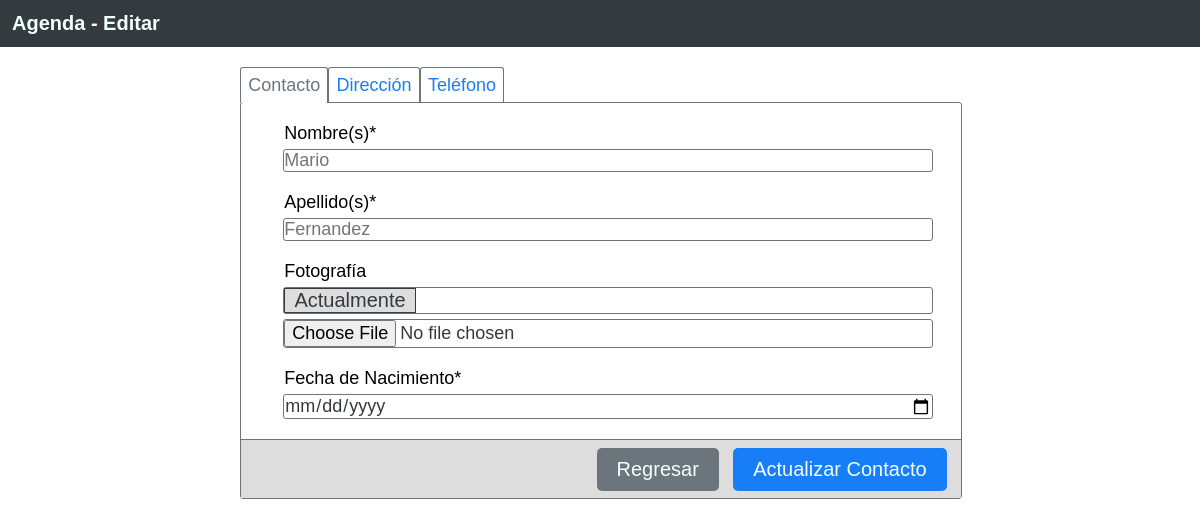
Page /contacto/editar/1/ on the earlier database version.
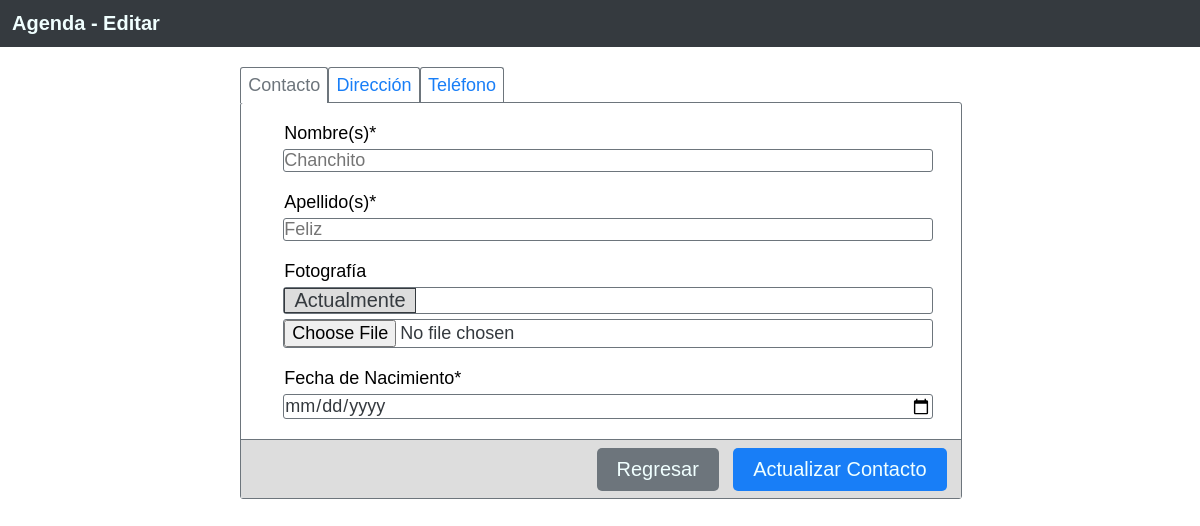
Same page on the later database version.
### contactos/models.py (models this page shows)
class Contact(models.Model):
    name = models.CharField(max_length=60)
    lastname = models.CharField(max_length=120)
    photo = models.ImageField(default='null')
    birthday = models.DateField()
    updated_at = models.DateTimeField(auto_now_add=True)

### contactos/views.py (the view, shortened to what this page needs)
# urls.py: path('contacto/editar/<int:id>/', contactos.views.edit_contact, name="edit_contact"),
def edit_contact(request, id):
    contact_id = Contact.objects.get(pk=id)
    contact_id.name
    contact_id.lastname
    contact_id.photo
    contact_id.birthday
    primary_key = contact_id.id
    update = contact_id.updated_at
    try:
        Phones_list = Phone.objects.filter(contact_id=contact_id)
    except Phone.DoesNotExist:
        Phones_list = None
    return render(request, 'editcontact.html',
                {'savedname' : contact_id.name,
                'lastname' : contact_id.lastname,
                'update' : update,
                'contact_id' : primary_key,
                'state_select' : state_select,
                'phoneform' : phoneform,
                'Phone_list' : Phones_list
                })

### contactos/forms.py
class states_options(forms.Form):
    options = all_states()
    states = forms.TypedChoiceField(
        label='Estado*',
        choices=options,
    )

### contactos/templates/editcontact.html (shortened to what this page needs)
{% extends 'layout.html' %}
{% block title %}
Agenda - Editar
{% endblock %}
{% block content %}
<nav class="tabs-menu" id="tabs-menu">
    <li class="tab-text  active">Contacto</li>
    <li class="tab-text">Dirección</li>
    <li class="tab-text">Teléfono</li>
</nav>
<div class="panel-form">
    <form name="ContactForm" action="/contacto/editar/nombre/{{contact_id}}/" class="form-contact active tab" method="POST">{% csrf_token %}
        <label class="text-form" for="name">Nombre(s)*</label>
        <input type="text" name="name" placeholder="{{ savedname }}">
        <label class="text-form" for="lastname">Apellido(s)*</label>
        <input type="text" name="lastname" placeholder="{{ lastname }}">
        <label class="text-form" for="photo">Fotografía</label>
        <div class="div-form">
            <p class="info">Actualmente</p>
        </div>
        <input type="file" name="photo" placeholder="--">
        <label class="text-form" for="birthday">Fecha de Nacimiento*</label>
        <input type="date" name="birthday">
        <div class="button-panel">
            <button class="back" id="cancel-create"><a href="/inicio">Regresar</a></button>
            <button class="done" id="create-contact" type="submit" value="save">Actualizar Contacto</button>
        </div>
    </form>
</div>
{% endblock %}

### contactos/templates/layout.html (shortened to what this page needs)
{% load static %}
<!DOCTYPE html>
<html lang="es">
<head>
</head>
<body>
    <header class="header-conteiner">
        <h2 class="head">{% block title %} {% endblock %}</h2>
    </header>
    <div class="content-conteiner">
        {% block content %}
        {% endblock %}
    </div>
</body>
<link rel="stylesheet" type="text/css" href="{% static 'css/style.css' %}">
</html>

### contactos/static/css/style.css (style rules this page uses)
* { margin: 0; padding: 0; font-family: Arial; color: azure; font-size: 20px; }
.header-conteiner { display: flex; background: #353a3fff; padding: 1% 1%; }
.content-conteiner { display: flex; flex-direction: column; align-content: center; align-items: center; width: 100%; height: max-content; }
button { border: none; }
.done, .new-contact-li { background: #187ef7ff; padding: 10px 20px; font-size: 1rem; border-radius: 5px; margin-left: 2%; margin-right: 2%; cursor: pointer; list-style: none; }
.back { background: #6d757cff; padding: 10px 20px; font-size: 1rem; border-radius: 5px; margin-left: 2%; }
.back a { text-decoration: none; }
input, textarea, select, .div-form, .phonelist div p { width: 90%; border: 1px solid #6d757cff; border-radius: 3px; color: #353a3fff; font-size: 0.90rem; margin-top: 5px; margin-left: 2%; }
.text-form, option, label { font-size: 0.90rem; color: black; width: 90%; margin-top: 20px; margin-left: 2%; }
.form-contact { display: flex; flex-direction: column; align-items: center; width: 100%; height: min-content; margin-left: auto; margin-right: auto; margin-top: 20px; border: 1px solid #6d757cff; border-radius: 3px; }
.button-panel { margin-top: 20px; display: flex; justify-content: flex-end; width: 100%; background: rgb(221, 221, 221); border-top: 1px solid #6d757cff; padding: 1% 0%; }
.info { border: 1px solid #353a3fff; color: #353a3fff; background: rgb(221, 221, 221); width: 20%; text-align: center; }
.panel-form { width: 60%; padding: 0; display: flex; flex-direction: column; align-items: center; }
.tabs-menu { margin-top: 20px; display: flex; width: 60%; }
.tab-text { color: #187ef7ff; cursor: pointer; font-size: 0.90rem; padding: 1% 1%; list-style: none; border: 1px solid #6d757cff; border-bottom: none; border-top-left-radius: 3px; border-top-right-radius: 3px; position: relative; z-index: 0; }
.tab-text:hover, .active { background-color: #ffff; color: #6d757cff; }
.tab { margin-top: -1px; position: absolute; left: -10000px; }
.active { position: inherit; left: 0; }

Differences in the rows shown:
changed Contact: name "Mario" → "Chanchito"; lastname "Fernandez" → "Feliz"
